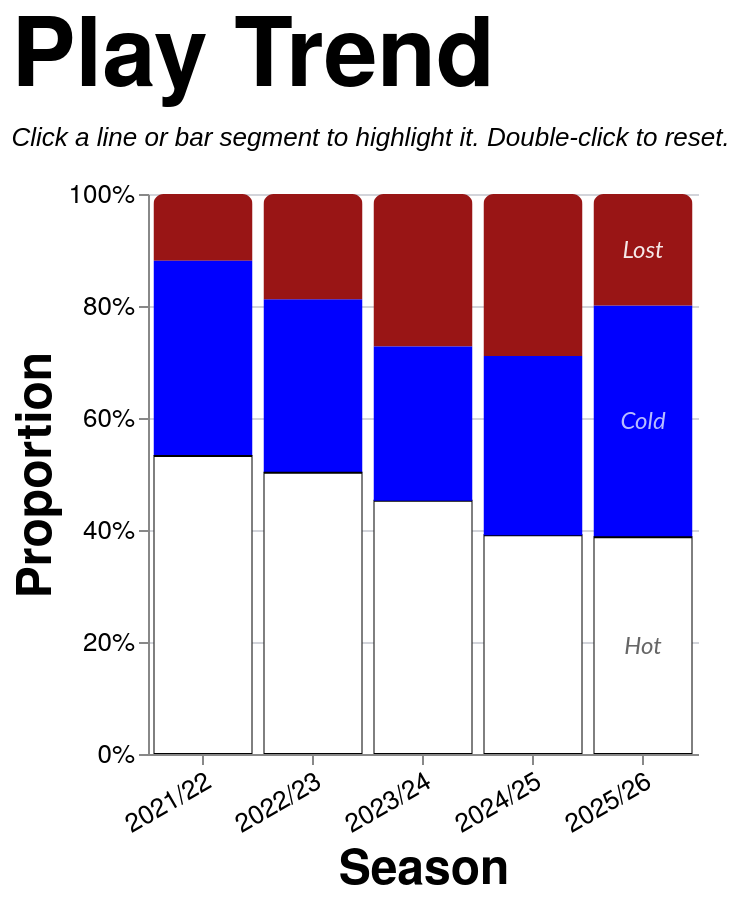

Vega-Lite specification stored for this chart:
### Vega-Lite specification from a JSON file in a GitHub repository (floating-point values rounded to 4 significant figures; data arrays with more than 128 entries replaced by an {"elided": "..."} marker saying what was removed)
{"config": {"axis": {"labelFont": "PT Sans Narrow, Helvetica Neue, Helvetica, Arial, sans-serif", "titleFont": "PT Sans Narrow, Helvetica Neue, Helvetica, Arial, sans-serif", "labelFontSize": 13, "titleFontSize": 24, "gridColor": "#202947", "gridOpacity": 0.2, "zindex": 1}, "text": {"font": "Lato, sans-serif"}, "bar": {"cornerRadiusEnd": 5}, "header": {"labelFont": "PT Sans Narrow, Helvetica Neue, Helvetica, Arial, sans-serif", "titleFont": "PT Sans Narrow, Helvetica Neue, Helvetica, Arial, sans-serif", "labelFontSize": 24, "titleFontSize": 28, "labelFontWeight": "bold", "orient": "left"}, "legend": {"labelFont": "PT Sans Narrow, Helvetica Neue, Helvetica, Arial, sans-serif", "titleFont": "PT Sans Narrow, Helvetica Neue, Helvetica, Arial, sans-serif", "labelFontSize": 14, "titleFontSize": 16, "titlePadding": 5, "fillColor": "white", "strokeColor": "black", "padding": 10, "titleFontWeight": "lighter", "titleFontStyle": "italic", "titleColor": "gray", "offset": 10}, "title": {"font": "PT Sans Narrow, Helvetica Neue, Helvetica, Arial, sans-serif", "fontSize": 48, "fontWeight": "bold", "anchor": "start", "align": "center", "titlePadding": 20, "subtitlePadding": 10, "subtitleFontSize": 13, "subtitleColor": "", "subtitleFontStyle": "italic", "offset": 15, "color": "black"}, "axisX": {"labelAngle": 0}, "facet": {"title": null, "header": null, "align": {"row": "each", "column": "each"}, "spacing": 10}, "resolve": {"scale": {"y": "independent", "facet": "independent"}}, "background": "transparent", "scale": {"offsetBandPaddingOuter": 0.2, "offsetBandPaddingInner": 0.1}, "view": {"stroke": null, "background": "transparent"}}, "layer": [{"mark": {"type": "bar", "opacity": 0.85}, "encoding": {"color": {"field": "play", "legend": null, "scale": {"domain": ["Hot", "Cold", "Lost"], "range": ["white", "blue", "#991515"]}, "sort": ["Hot", "Cold", "Lost"], "type": "nominal"}, "opacity": {"condition": {"param": "param_14", "value": 1.0, "empty": true}, "value": 0.2}, "order": {"field": "stack_order", "sort": "ascending", "type": "quantitative"}, "stroke": {"field": "play", "legend": null, "scale": {"domain": ["Hot", "Cold", "Lost"], "range": ["black", "transparent", "transparent"]}, "type": "nominal"}, "tooltip": [{"field": "season", "title": "Season", "type": "nominal"}, {"field": "play", "title": "Play", "type": "nominal"}, {"field": "attempts", "format": ",.0f", "title": "Attempts", "type": "quantitative"}], "x": {"axis": {"labelAngle": -30}, "field": "season", "sort": ["2021/22", "2022/23", "2023/24", "2024/25", "2025/26"], "title": "Season", "type": "nominal"}, "y": {"axis": {"format": "%", "orient": "left"}, "field": "attempts", "stack": "normalize", "title": "Proportion", "type": "quantitative"}}, "name": "view_15", "transform": [{"filter": "(loSquad == 'All' || datum.squad == loSquad) && (loGameType == 'All' || (loGameType == 'League + Cup' && (datum.game_type == 'League' || datum.game_type == 'Cup')) || (loGameType == 'League only' && datum.game_type == 'League') || datum.game_type == loGameType) && (loThrower == 'All' || datum.thrower == loThrower) && (loJumper == 'All' || datum.jumper == loJumper) && (loArea == 'All' || datum.area == loArea) && (loNumbers == 'All' || datum.numbers == loNumbers)"}, {"aggregate": [{"op": "count", "as": "attempts"}, {"op": "sum", "field": "won", "as": "won"}], "groupby": ["season", "play"]}, {"calculate": "datum.play == 'Hot' ? 0 : datum.play == 'Cold' ? 1 : datum.play == 'Lost' ? 2 : 999", "as": "stack_order"}]}, {"mark": {"type": "text", "align": "center", "baseline": "middle", "fontSize": 12, "fontStyle": "italic"}, "encoding": {"color": {"field": "text_label_color", "legend": null, "scale": null, "type": "nominal"}, "opacity": {"condition": {"param": "param_14", "value": 0.9, "empty": true}, "value": 0.3}, "text": {"field": "play", "type": "nominal"}, "x": {"axis": {"labelAngle": -30}, "field": "season", "sort": ["2021/22", "2022/23", "2023/24", "2024/25", "2025/26"], "title": "Season", "type": "nominal"}, "y": {"field": "mid_y", "scale": {"domain": [0, 1]}, "type": "quantitative"}}, "transform": [{"filter": "(loSquad == 'All' || datum.squad == loSquad) && (loGameType == 'All' || (loGameType == 'League + Cup' && (datum.game_type == 'League' || datum.game_type == 'Cup')) || (loGameType == 'League only' && datum.game_type == 'League') || datum.game_type == loGameType) && (loThrower == 'All' || datum.thrower == loThrower) && (loJumper == 'All' || datum.jumper == loJumper) && (loArea == 'All' || datum.area == loArea) && (loNumbers == 'All' || datum.numbers == loNumbers)"}, {"aggregate": [{"op": "count", "as": "attempts"}, {"op": "sum", "field": "won", "as": "won"}], "groupby": ["season", "play"]}, {"calculate": "datum.play == 'Hot' ? 0 : datum.play == 'Cold' ? 1 : datum.play == 'Lost' ? 2 : 999", "as": "stack_order"}, {"joinaggregate": [{"op": "sum", "field": "attempts", "as": "season_total"}], "groupby": ["season"]}, {"calculate": "datum.attempts / datum.season_total", "as": "proportion"}, {"window": [{"op": "sum", "field": "proportion", "as": "cum_prop"}], "frame": [null, 0], "groupby": ["season"], "sort": [{"field": "stack_order", "order": "ascending"}]}, {"calculate": "datum.cum_prop - datum.proportion / 2", "as": "mid_y"}, {"calculate": "datum.play == 'Hot' ? '#555555' : datum.play == 'Cold' ? '#ccd0ff' : datum.play == 'Lost' ? 'white' : 'black'", "as": "text_label_color"}, {"calculate": "toNumber(split(datum.season, '/')[0])", "as": "season_order_num"}, {"window": [{"op": "row_number", "field": "", "as": "season_rank"}], "groupby": ["play"], "sort": [{"field": "season_order_num", "order": "descending"}]}, {"filter": "datum.season_rank == 1"}]}], "data": {"name": "data-c74d2511dedb0b323cc0d84fdacd1a93"}, "height": 280, "params": [{"name": "loSquad", "value": "All"}, {"name": "loSeason", "value": "All"}, {"name": "loGameType", "value": "All"}, {"name": "loThrower", "value": "All"}, {"name": "loJumper", "value": "All"}, {"name": "loArea", "value": "All"}, {"name": "loNumbers", "value": "All"}, {"name": "param_14", "select": {"type": "point", "clear": "dblclick", "fields": ["play"], "on": "click"}, "views": ["view_15"]}], "title": {"text": "Play Trend", "subtitle": "Click a line or bar segment to highlight it. Double-click to reset."}, "width": {"step": 55}, "$schema": "https://vega.github.io/schema/vega-lite/v5.20.1.json", "datasets": {"data-c74d2511dedb0b323cc0d84fdacd1a93": {"elided": "1291 records"}}}
